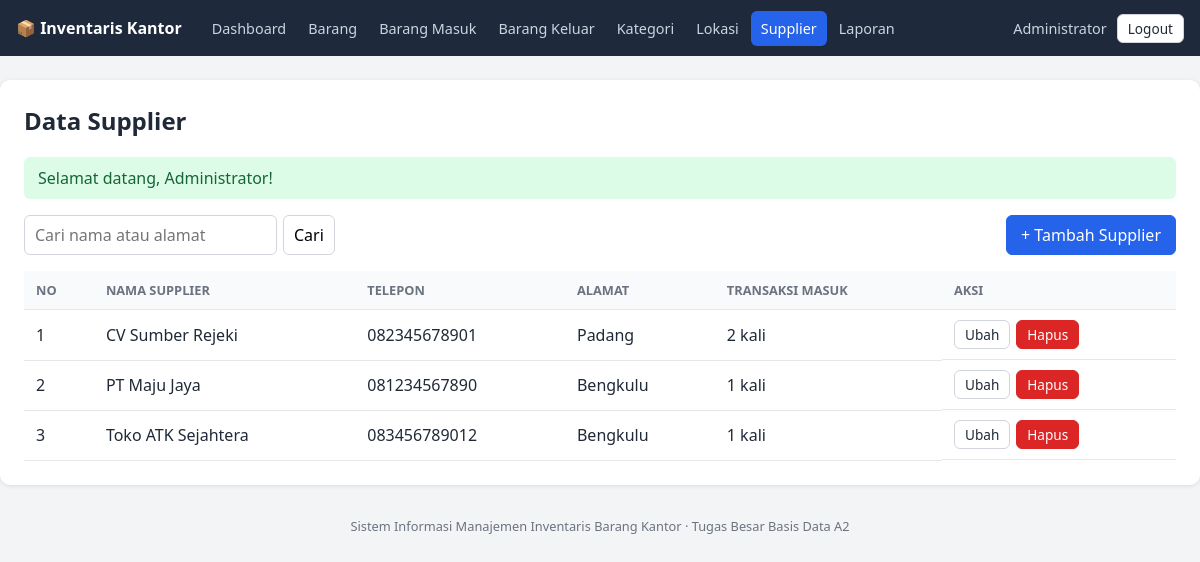
Page /html/supplier_list.php (signed in) on the committed database.
### tables this page shows
CREATE TABLE supplier (
  id_supplier   INT AUTO_INCREMENT PRIMARY KEY,
  nama_supplier VARCHAR(100) NOT NULL,
  telepon       VARCHAR(20)  NULL,
  alamat        VARCHAR(255) NULL
);

### php/fungsi.php (called while the page is built, shortened)
<?php
function e($teks): string
{
    return htmlspecialchars((string)$teks, ENT_QUOTES, 'UTF-8');
}

### php/supplier_model.php (called while the page is built, shortened)
<?php
require_once __DIR__ . '/fungsi.php';
function ambil_semua_supplier(PDO $pdo, string $cari = ''): array
{
    $sql = "SELECT s.*, COUNT(m.id_masuk) AS jumlah_transaksi
            FROM supplier s
            LEFT JOIN barang_masuk m ON m.id_supplier = s.id_supplier";
    $params = [];
    $sql .= " GROUP BY s.id_supplier ORDER BY s.nama_supplier";
    $stmt = $pdo->prepare($sql);
    $stmt->execute($params);
    return $stmt->fetchAll();
}

### html/supplier_list.php (the view, shortened to what this page needs)
<?php
require_once __DIR__ . '/../php/supplier_model.php';
require_once __DIR__ . '/../php/layout.php';
$cari = trim($_GET['cari'] ?? '');
$data = ambil_semua_supplier($pdo, $cari);
?>
<div class="toolbar">
    <form method="get" class="cari">
        <input type="text" name="cari" placeholder="Cari nama atau alamat" value="<?= e($cari) ?>">
        <button type="submit">Cari</button>
    </form>
    <a class="btn btn-primary" href="supplier_form.php">+ Tambah Supplier</a>
</div>
<div class="tabel-wrap">
<table>
    <thead><tr><th>No</th><th>Nama Supplier</th><th>Telepon</th><th>Alamat</th><th>Transaksi Masuk</th><th>Aksi</th></tr></thead>
    <tbody>
    <?php foreach ($data as $i => $r): ?>
        <tr>
            <td><?= $i + 1 ?></td>
            <td><?= e($r['nama_supplier']) ?></td>
            <td><?= e($r['telepon'] ?? '-') ?></td>
            <td><?= e($r['alamat'] ?? '-') ?></td>
            <td><?= (int)$r['jumlah_transaksi'] ?> kali</td>
            <td class="aksi">
                <a class="btn btn-kecil" href="supplier_form.php?id=<?= (int)$r['id_supplier'] ?>">Ubah</a>
                <form method="post" action="../php/supplier_aksi.php" onsubmit="return confirm('Yakin hapus supplier ini?');">
                    <button type="submit" class="btn btn-kecil btn-bahaya">Hapus</button>
                </form>
            </td>
        </tr>
    <?php endforeach; ?>
    </tbody>
</table>
</div>

### assets/css/style.css (style rules this page uses)
* { box-sizing: border-box; }
:root { --biru: #2563eb; --biru-tua: #1e40af; --merah: #dc2626; --hijau: #16a34a; --abu: #6b7280; --garis: #e5e7eb; --latar: #f3f4f6; --teks: #1f2937; }
body { margin: 0; font-family: system-ui, Arial, sans-serif; background: var(--latar); color: var(--teks); }
.toolbar { display: flex; justify-content: space-between; align-items: flex-start; gap: 12px; flex-wrap: wrap; margin-bottom: 16px; }
.cari { display: flex; gap: 6px; flex-wrap: wrap; align-items: center; }
input, select, button { font: inherit; padding: 8px 10px; border: 1px solid #d1d5db; border-radius: 6px; background: #fff; }
button { cursor: pointer; }
.btn { display: inline-block; padding: 8px 14px; border: 1px solid #d1d5db; border-radius: 6px; background: #fff; color: var(--teks); text-decoration: none; cursor: pointer; white-space: nowrap; }
.btn-primary { background: var(--biru); border-color: var(--biru); color: #fff; }
.btn-kecil { padding: 4px 10px; font-size: .85rem; }
.btn-bahaya { background: var(--merah); border-color: var(--merah); color: #fff; }
.tabel-wrap { overflow-x: auto; }
table { width: 100%; border-collapse: collapse; }
th, td { padding: 10px 12px; border-bottom: 1px solid var(--garis); text-align: left; white-space: nowrap; }
th { background: #f9fafb; font-size: .8rem; text-transform: uppercase; color: var(--abu); }
td.aksi { display: flex; gap: 6px; }
td.aksi form { margin: 0; }

### rows in the picture
supplier: nama_supplier "CV Sumber Rejeki", telepon "082345678901", alamat "Padang", jumlah_transaksi "2"
supplier: nama_supplier "PT Maju Jaya", telepon "081234567890", alamat "Bengkulu", jumlah_transaksi "1"
supplier: nama_supplier "Toko ATK Sejahtera", telepon "083456789012", alamat "Bengkulu", jumlah_transaksi "1"

### other values in the picture
$label "Dashboard"
$label "Barang"
$label "Barang Masuk"
$label "Barang Keluar"
$label "Kategori"
$label "Lokasi"
$label "Supplier"
$label "Laporan"
$nama "Administrator"
$judul "Data Supplier"
$flash['pesan'] "Selamat datang, Administrator!"
